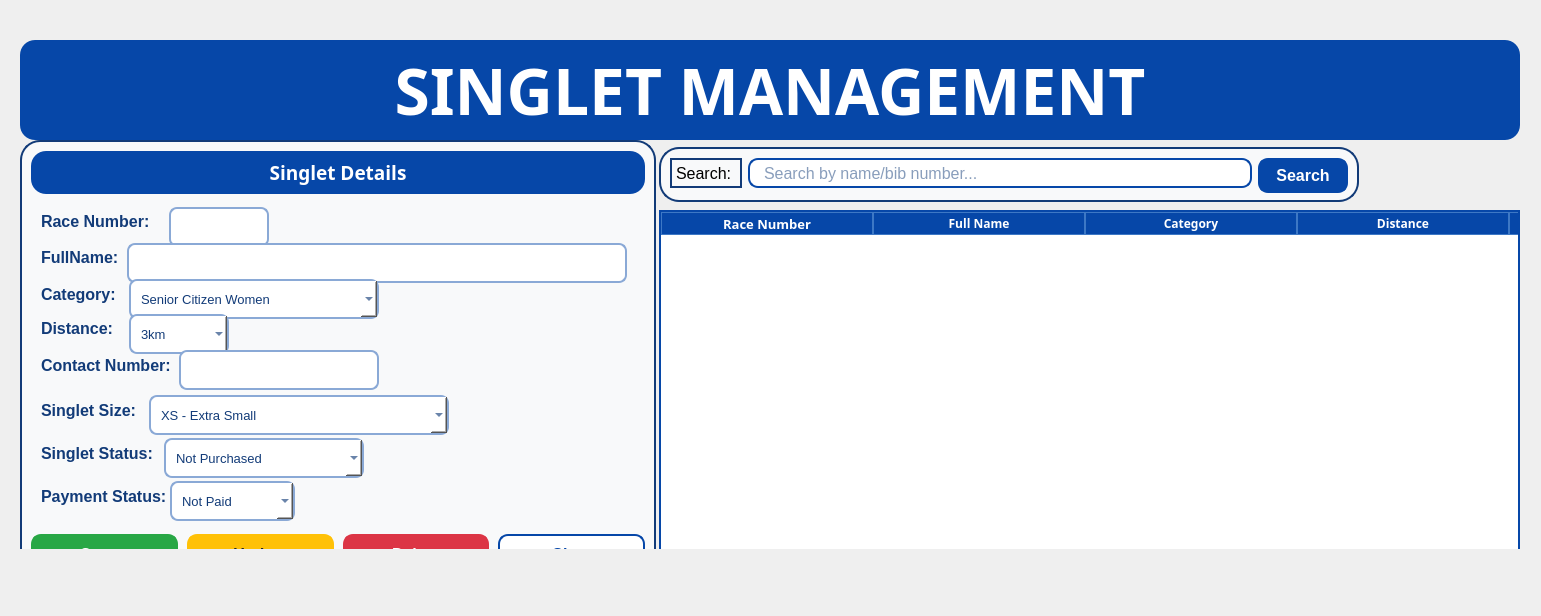
<?xml version="1.0" encoding="UTF-8"?>
<ui version="4.0">
 <class>singletManagementbg</class>
 <widget class="QWidget" name="singletManagementbg">
  <property name="geometry">
   <rect>
    <x>0</x>
    <y>0</y>
    <width>1541</width>
    <height>616</height>
   </rect>
  </property>
  <property name="windowTitle">
   <string>Form</string>
  </property>
  <widget class="QWidget" name="layoutWidget">
   <property name="geometry">
    <rect>
     <x>799</x>
     <y>669</y>
     <width>245</width>
     <height>32</height>
    </rect>
   </property>
   <layout class="QFormLayout" name="formLayout_6">
    <item row="0" column="0">
     <widget class="QLabel" name="label_9">
      <property name="font">
       <font>
        <family>Arial</family>
        <pointsize>14</pointsize>
        <weight>75</weight>
        <bold>true</bold>
       </font>
      </property>
      <property name="styleSheet">
       <string notr="true">QLabel {
    background-color: transparent;
    color: #123B78;
    border: none;
    font-family: Arial;
    font-weight: bold;
}</string>
      </property>
      <property name="text">
       <string>Singlet Size</string>
      </property>
     </widget>
    </item>
    <item row="0" column="1">
     <widget class="QLineEdit" name="raceTimeLineEdit_2">
      <property name="minimumSize">
       <size>
        <width>130</width>
        <height>30</height>
       </size>
      </property>
      <property name="maximumSize">
       <size>
        <width>120</width>
        <height>16777215</height>
       </size>
      </property>
      <property name="styleSheet">
       <string notr="true">QLineEdit {
    background-color: #FFFFFF;
    color: #123B78;
    border: 2px solid #8AA9D6;
    border-radius: 8px;
    padding-left: 10px;
    padding-right: 10px;
}

QLineEdit:hover {
    border: 2px solid #0647A8;
}

QLineEdit:focus {
    border: 2px solid #0647A8;
}</string>
      </property>
     </widget>
    </item>
   </layout>
  </widget>
  <widget class="QWidget" name="layoutWidget">
   <property name="geometry">
    <rect>
     <x>0</x>
     <y>0</y>
     <width>2</width>
     <height>2</height>
    </rect>
   </property>
   <layout class="QVBoxLayout" name="verticalLayout"/>
  </widget>
  <widget class="QWidget" name="layoutWidget">
   <property name="geometry">
    <rect>
     <x>10</x>
     <y>40</y>
     <width>1520</width>
     <height>509</height>
    </rect>
   </property>
   <layout class="QGridLayout" name="gridLayout">
    <property name="leftMargin">
     <number>10</number>
    </property>
    <property name="rightMargin">
     <number>10</number>
    </property>
    <property name="bottomMargin">
     <number>15</number>
    </property>
    <property name="horizontalSpacing">
     <number>3</number>
    </property>
    <property name="verticalSpacing">
     <number>0</number>
    </property>
    <item row="0" column="0" colspan="2">
     <widget class="QLabel" name="label_14">
      <property name="minimumSize">
       <size>
        <width>1500</width>
        <height>40</height>
       </size>
      </property>
      <property name="maximumSize">
       <size>
        <width>16777215</width>
        <height>100</height>
       </size>
      </property>
      <property name="font">
       <font>
        <family>Arial Black</family>
        <pointsize>48</pointsize>
        <weight>75</weight>
        <bold>true</bold>
       </font>
      </property>
      <property name="styleSheet">
       <string notr="true"> background-color: #0647A8;
    color: #FFFFFF;
    border: none;
    border-radius: 15px;
    padding: 8px;</string>
      </property>
      <property name="text">
       <string>SINGLET MANAGEMENT</string>
      </property>
      <property name="alignment">
       <set>Qt::AlignCenter</set>
      </property>
      <property name="wordWrap">
       <bool>true</bool>
      </property>
     </widget>
    </item>
    <item row="1" column="0">
     <widget class="QFrame" name="registrationFrame">
      <property name="sizePolicy">
       <sizepolicy hsizetype="Preferred" vsizetype="Preferred">
        <horstretch>0</horstretch>
        <verstretch>0</verstretch>
       </sizepolicy>
      </property>
      <property name="minimumSize">
       <size>
        <width>460</width>
        <height>445</height>
       </size>
      </property>
      <property name="maximumSize">
       <size>
        <width>700</width>
        <height>800</height>
       </size>
      </property>
      <property name="styleSheet">
       <string notr="true"> background-color: #F8F9FA;
    border: 2px solid #123B78;
    border-radius: 20px;</string>
      </property>
      <property name="frameShape">
       <enum>QFrame::StyledPanel</enum>
      </property>
      <property name="frameShadow">
       <enum>QFrame::Raised</enum>
      </property>
      <layout class="QGridLayout" name="gridLayout_2">
       <property name="verticalSpacing">
        <number>3</number>
       </property>
       <item row="0" column="0">
        <widget class="QLabel" name="label_12">
         <property name="minimumSize">
          <size>
           <width>445</width>
           <height>40</height>
          </size>
         </property>
         <property name="maximumSize">
          <size>
           <width>16777215</width>
           <height>60</height>
          </size>
         </property>
         <property name="font">
          <font>
           <family>Arial Black</family>
           <pointsize>14</pointsize>
           <weight>75</weight>
           <bold>true</bold>
          </font>
         </property>
         <property name="styleSheet">
          <string notr="true"> background-color: #0647A8;
    color: #FFFFFF;
    border: none;
    border-radius: 15px;
    padding: 8px;</string>
         </property>
         <property name="text">
          <string>Singlet Details</string>
         </property>
         <property name="alignment">
          <set>Qt::AlignCenter</set>
         </property>
         <property name="wordWrap">
          <bool>true</bool>
         </property>
        </widget>
       </item>
       <item row="1" column="0">
        <layout class="QVBoxLayout" name="verticalLayout_2">
         <property name="spacing">
          <number>8</number>
         </property>
         <property name="leftMargin">
          <number>10</number>
         </property>
         <property name="topMargin">
          <number>10</number>
         </property>
         <property name="rightMargin">
          <number>10</number>
         </property>
         <property name="bottomMargin">
          <number>5</number>
         </property>
         <item>
          <layout class="QFormLayout" name="formLayout">
           <item row="0" column="0">
            <widget class="QLabel" name="label_19">
             <property name="minimumSize">
              <size>
               <width>120</width>
               <height>0</height>
              </size>
             </property>
             <property name="maximumSize">
              <size>
               <width>250</width>
               <height>30</height>
              </size>
             </property>
             <property name="font">
              <font>
               <family>Arial</family>
               <pointsize>12</pointsize>
               <weight>75</weight>
               <bold>true</bold>
              </font>
             </property>
             <property name="styleSheet">
              <string notr="true">QLabel {
    background-color: transparent;
    color: #123B78;
    border: none;
    font-family: Arial;
    font-weight: bold;
}</string>
             </property>
             <property name="text">
              <string>Race Number:</string>
             </property>
            </widget>
           </item>
           <item row="0" column="1">
            <widget class="QLineEdit" name="raceNumberLineEdit">
             <property name="minimumSize">
              <size>
               <width>70</width>
               <height>40</height>
              </size>
             </property>
             <property name="maximumSize">
              <size>
               <width>100</width>
               <height>60</height>
              </size>
             </property>
             <property name="font">
              <font>
               <family>Arial</family>
               <pointsize>10</pointsize>
               <weight>50</weight>
               <bold>false</bold>
              </font>
             </property>
             <property name="styleSheet">
              <string notr="true">QLineEdit {
    background-color: #FFFFFF;
    color: #123B78;
    border: 2px solid #8AA9D6;
    border-radius: 8px;
    padding-left: 10px;
    padding-right: 10px;
}

QLineEdit:hover {
    border: 2px solid #0647A8;
}

QLineEdit:focus {
    border: 2px solid #0647A8;
}</string>
             </property>
             <property name="readOnly">
              <bool>true</bool>
             </property>
            </widget>
           </item>
          </layout>
         </item>
         <item>
          <layout class="QFormLayout" name="formLayout_2">
           <item row="0" column="0">
            <widget class="QLabel" name="label_5">
             <property name="minimumSize">
              <size>
               <width>50</width>
               <height>20</height>
              </size>
             </property>
             <property name="maximumSize">
              <size>
               <width>150</width>
               <height>30</height>
              </size>
             </property>
             <property name="font">
              <font>
               <family>Arial</family>
               <pointsize>12</pointsize>
               <weight>75</weight>
               <bold>true</bold>
              </font>
             </property>
             <property name="styleSheet">
              <string notr="true">QLabel {
    background-color: transparent;
    color: #123B78;
    border: none;
    font-family: Arial;
    font-weight: bold;
}</string>
             </property>
             <property name="text">
              <string>FullName:</string>
             </property>
            </widget>
           </item>
           <item row="0" column="1">
            <widget class="QLineEdit" name="fullNameLineEdit">
             <property name="minimumSize">
              <size>
               <width>200</width>
               <height>40</height>
              </size>
             </property>
             <property name="maximumSize">
              <size>
               <width>500</width>
               <height>50</height>
              </size>
             </property>
             <property name="font">
              <font>
               <family>Arial</family>
               <pointsize>10</pointsize>
               <weight>50</weight>
               <bold>false</bold>
              </font>
             </property>
             <property name="styleSheet">
              <string notr="true">QLineEdit {
    background-color: #FFFFFF;
    color: #123B78;
    border: 2px solid #8AA9D6;
    border-radius: 8px;
    padding-left: 10px;
    padding-right: 10px;
}

QLineEdit:hover {
    border: 2px solid #0647A8;
}

QLineEdit:focus {
    border: 2px solid #0647A8;
}</string>
             </property>
            </widget>
           </item>
          </layout>
         </item>
         <item>
          <layout class="QFormLayout" name="formLayout_3">
           <item row="0" column="0">
            <widget class="QLabel" name="label_16">
             <property name="minimumSize">
              <size>
               <width>80</width>
               <height>30</height>
              </size>
             </property>
             <property name="maximumSize">
              <size>
               <width>150</width>
               <height>30</height>
              </size>
             </property>
             <property name="font">
              <font>
               <family>Arial</family>
               <pointsize>12</pointsize>
               <weight>75</weight>
               <bold>true</bold>
              </font>
             </property>
             <property name="styleSheet">
              <string notr="true">QLabel {
    background-color: transparent;
    color: #123B78;
    border: none;
    font-family: Arial;
    font-weight: bold;
}</string>
             </property>
             <property name="text">
              <string>Category:</string>
             </property>
            </widget>
           </item>
           <item row="0" column="1">
            <widget class="QComboBox" name="categoryComboBox">
             <property name="minimumSize">
              <size>
               <width>100</width>
               <height>40</height>
              </size>
             </property>
             <property name="maximumSize">
              <size>
               <width>250</width>
               <height>50</height>
              </size>
             </property>
             <property name="font">
              <font>
               <family>Arial</family>
               <pointsize>10</pointsize>
               <weight>50</weight>
               <bold>false</bold>
              </font>
             </property>
             <property name="styleSheet">
              <string notr="true">QComboBox {
    background-color: #FFFFFF;
    color: #123B78;
    border: 2px solid #8AA9D6;
    border-radius: 8px;
    padding-left: 10px;
    padding-right: 10px;
}

QComboBox:hover {
    border: 2px solid #0647A8;
}

QComboBox:focus {
    border: 2px solid #0647A8;
}

QComboBox QAbstractItemView {
    background-color: #FFFFFF;
    color: #123B78;
    selection-background-color: #0647A8;
    selection-color: #FFFFFF;
}</string>
             </property>
             <item>
              <property name="text">
               <string>Senior Citizen Women</string>
              </property>
             </item>
             <item>
              <property name="text">
               <string>Senior Citizen Men</string>
              </property>
             </item>
             <item>
              <property name="text">
               <string>Open Women</string>
              </property>
             </item>
             <item>
              <property name="text">
               <string>Open Men</string>
              </property>
             </item>
            </widget>
           </item>
          </layout>
         </item>
         <item>
          <layout class="QFormLayout" name="formLayout_4">
           <item row="0" column="0">
            <widget class="QLabel" name="label_18">
             <property name="minimumSize">
              <size>
               <width>80</width>
               <height>0</height>
              </size>
             </property>
             <property name="maximumSize">
              <size>
               <width>150</width>
               <height>30</height>
              </size>
             </property>
             <property name="font">
              <font>
               <family>Arial</family>
               <pointsize>12</pointsize>
               <weight>75</weight>
               <bold>true</bold>
              </font>
             </property>
             <property name="styleSheet">
              <string notr="true">QLabel {
    background-color: transparent;
    color: #123B78;
    border: none;
    font-family: Arial;
    font-weight: bold;
}</string>
             </property>
             <property name="text">
              <string>Distance:</string>
             </property>
            </widget>
           </item>
           <item row="0" column="1">
            <widget class="QComboBox" name="distanceComboBox">
             <property name="minimumSize">
              <size>
               <width>40</width>
               <height>40</height>
              </size>
             </property>
             <property name="maximumSize">
              <size>
               <width>100</width>
               <height>50</height>
              </size>
             </property>
             <property name="font">
              <font>
               <family>Arial</family>
               <pointsize>10</pointsize>
              </font>
             </property>
             <property name="styleSheet">
              <string notr="true">QComboBox {
    background-color: #FFFFFF;
    color: #123B78;
    border: 2px solid #8AA9D6;
    border-radius: 8px;
    padding-left: 10px;
    padding-right: 10px;
}

QComboBox:hover {
    border: 2px solid #0647A8;
}

QComboBox:focus {
    border: 2px solid #0647A8;
}

QComboBox QAbstractItemView {
    background-color: #FFFFFF;
    color: #123B78;
    selection-background-color: #0647A8;
    selection-color: #FFFFFF;
}</string>
             </property>
             <item>
              <property name="text">
               <string>3km</string>
              </property>
             </item>
             <item>
              <property name="text">
               <string>5km</string>
              </property>
             </item>
             <item>
              <property name="text">
               <string>10km</string>
              </property>
             </item>
             <item>
              <property name="text">
               <string>21km</string>
              </property>
             </item>
             <item>
              <property name="text">
               <string>42km</string>
              </property>
             </item>
            </widget>
           </item>
          </layout>
         </item>
         <item>
          <layout class="QFormLayout" name="formLayout_9">
           <item row="0" column="0">
            <widget class="QLabel" name="cplabel">
             <property name="minimumSize">
              <size>
               <width>120</width>
               <height>30</height>
              </size>
             </property>
             <property name="maximumSize">
              <size>
               <width>200</width>
               <height>40</height>
              </size>
             </property>
             <property name="font">
              <font>
               <family>Arial</family>
               <pointsize>12</pointsize>
               <weight>75</weight>
               <bold>true</bold>
              </font>
             </property>
             <property name="styleSheet">
              <string notr="true">QLabel {
    background-color: transparent;
    color: #123B78;
    border: none;
    font-family: Arial;
    font-weight: bold;
}</string>
             </property>
             <property name="text">
              <string>Contact Number:</string>
             </property>
            </widget>
           </item>
           <item row="0" column="1">
            <widget class="QLineEdit" name="contactNumberLineEdit">
             <property name="minimumSize">
              <size>
               <width>150</width>
               <height>40</height>
              </size>
             </property>
             <property name="maximumSize">
              <size>
               <width>200</width>
               <height>50</height>
              </size>
             </property>
             <property name="font">
              <font>
               <family>Arial</family>
               <pointsize>10</pointsize>
              </font>
             </property>
             <property name="styleSheet">
              <string notr="true">QLineEdit {
    background-color: #FFFFFF;
    color: #123B78;
    border: 2px solid #8AA9D6;
    border-radius: 8px;
    padding-left: 10px;
    padding-right: 10px;
}

QLineEdit:hover {
    border: 2px solid #0647A8;
}

QLineEdit:focus {
    border: 2px solid #0647A8;
}</string>
             </property>
            </widget>
           </item>
          </layout>
         </item>
        </layout>
       </item>
       <item row="2" column="0">
        <layout class="QVBoxLayout" name="verticalLayout_3">
         <property name="spacing">
          <number>3</number>
         </property>
         <property name="leftMargin">
          <number>10</number>
         </property>
         <property name="topMargin">
          <number>10</number>
         </property>
         <property name="rightMargin">
          <number>10</number>
         </property>
         <property name="bottomMargin">
          <number>10</number>
         </property>
         <item>
          <layout class="QFormLayout" name="formLayout_5">
           <item row="0" column="0">
            <widget class="QLabel" name="label_17">
             <property name="minimumSize">
              <size>
               <width>105</width>
               <height>30</height>
              </size>
             </property>
             <property name="maximumSize">
              <size>
               <width>150</width>
               <height>30</height>
              </size>
             </property>
             <property name="font">
              <font>
               <family>Arial</family>
               <pointsize>12</pointsize>
               <weight>75</weight>
               <bold>true</bold>
              </font>
             </property>
             <property name="styleSheet">
              <string notr="true">QLabel {
    background-color: transparent;
    color: #123B78;
    border: none;
    font-family: Arial;
    font-weight: bold;
}</string>
             </property>
             <property name="text">
              <string>Singlet Size:</string>
             </property>
            </widget>
           </item>
           <item row="0" column="1">
            <widget class="QComboBox" name="singletSizeComboBox">
             <property name="minimumSize">
              <size>
               <width>150</width>
               <height>40</height>
              </size>
             </property>
             <property name="maximumSize">
              <size>
               <width>300</width>
               <height>50</height>
              </size>
             </property>
             <property name="font">
              <font>
               <family>Arial</family>
               <pointsize>10</pointsize>
              </font>
             </property>
             <property name="styleSheet">
              <string notr="true">QComboBox {
    background-color: #FFFFFF;
    color: #123B78;
    border: 2px solid #8AA9D6;
    border-radius: 8px;
    padding-left: 10px;
    padding-right: 10px;
}

QComboBox:hover {
    border: 2px solid #0647A8;
}

QComboBox:focus {
    border: 2px solid #0647A8;
}

QComboBox QAbstractItemView {
    background-color: #FFFFFF;
    color: #123B78;
    selection-background-color: #0647A8;
    selection-color: #FFFFFF;
}</string>
             </property>
             <item>
              <property name="text">
               <string>XS - Extra Small</string>
              </property>
             </item>
             <item>
              <property name="text">
               <string>S - Small</string>
              </property>
             </item>
             <item>
              <property name="text">
               <string>M - Medium</string>
              </property>
             </item>
             <item>
              <property name="text">
               <string>L - Large</string>
              </property>
             </item>
             <item>
              <property name="text">
               <string>XL - Extra Large</string>
              </property>
             </item>
             <item>
              <property name="text">
               <string>XXL / 2XL - Double Extra Large</string>
              </property>
             </item>
             <item>
              <property name="text">
               <string>XXXL / 3XL - Triple Extra Large</string>
              </property>
             </item>
            </widget>
           </item>
          </layout>
         </item>
         <item>
          <layout class="QFormLayout" name="formLayout_7">
           <item row="0" column="0">
            <widget class="QLabel" name="label_20">
             <property name="minimumSize">
              <size>
               <width>120</width>
               <height>30</height>
              </size>
             </property>
             <property name="maximumSize">
              <size>
               <width>170</width>
               <height>30</height>
              </size>
             </property>
             <property name="font">
              <font>
               <family>Arial</family>
               <pointsize>12</pointsize>
               <weight>75</weight>
               <bold>true</bold>
              </font>
             </property>
             <property name="styleSheet">
              <string notr="true">QLabel {
    background-color: transparent;
    color: #123B78;
    border: none;
    font-family: Arial;
    font-weight: bold;
}</string>
             </property>
             <property name="text">
              <string>Singlet Status:</string>
             </property>
            </widget>
           </item>
           <item row="0" column="1">
            <widget class="QComboBox" name="singletStatusComboBox">
             <property name="minimumSize">
              <size>
               <width>100</width>
               <height>40</height>
              </size>
             </property>
             <property name="maximumSize">
              <size>
               <width>200</width>
               <height>50</height>
              </size>
             </property>
             <property name="font">
              <font>
               <family>Arial</family>
               <pointsize>10</pointsize>
              </font>
             </property>
             <property name="styleSheet">
              <string notr="true">QComboBox {
    background-color: #FFFFFF;
    color: #123B78;
    border: 2px solid #8AA9D6;
    border-radius: 8px;
    padding-left: 10px;
    padding-right: 10px;
}

QComboBox:hover {
    border: 2px solid #0647A8;
}

QComboBox:focus {
    border: 2px solid #0647A8;
}

QComboBox QAbstractItemView {
    background-color: #FFFFFF;
    color: #123B78;
    selection-background-color: #0647A8;
    selection-color: #FFFFFF;
}</string>
             </property>
             <item>
              <property name="text">
               <string>Not Purchased</string>
              </property>
             </item>
             <item>
              <property name="text">
               <string>Purchased</string>
              </property>
             </item>
            </widget>
           </item>
          </layout>
         </item>
         <item>
          <layout class="QFormLayout" name="formLayout_8">
           <item row="0" column="0">
            <widget class="QLabel" name="label_21">
             <property name="minimumSize">
              <size>
               <width>125</width>
               <height>30</height>
              </size>
             </property>
             <property name="maximumSize">
              <size>
               <width>200</width>
               <height>30</height>
              </size>
             </property>
             <property name="font">
              <font>
               <family>Arial</family>
               <pointsize>12</pointsize>
               <weight>75</weight>
               <bold>true</bold>
              </font>
             </property>
             <property name="styleSheet">
              <string notr="true">QLabel {
    background-color: transparent;
    color: #123B78;
    border: none;
    font-family: Arial;
    font-weight: bold;
}</string>
             </property>
             <property name="text">
              <string>Payment Status:</string>
             </property>
            </widget>
           </item>
           <item row="0" column="1">
            <widget class="QComboBox" name="paymentStatusComboBox">
             <property name="minimumSize">
              <size>
               <width>80</width>
               <height>40</height>
              </size>
             </property>
             <property name="maximumSize">
              <size>
               <width>125</width>
               <height>30</height>
              </size>
             </property>
             <property name="font">
              <font>
               <family>Arial</family>
               <pointsize>10</pointsize>
              </font>
             </property>
             <property name="styleSheet">
              <string notr="true">QComboBox {
    background-color: #FFFFFF;
    color: #123B78;
    border: 2px solid #8AA9D6;
    border-radius: 8px;
    padding-left: 10px;
    padding-right: 10px;
}

QComboBox:hover {
    border: 2px solid #0647A8;
}

QComboBox:focus {
    border: 2px solid #0647A8;
}

QComboBox QAbstractItemView {
    background-color: #FFFFFF;
    color: #123B78;
    selection-background-color: #0647A8;
    selection-color: #FFFFFF;
}</string>
             </property>
             <item>
              <property name="text">
               <string>Not Paid</string>
              </property>
             </item>
             <item>
              <property name="text">
               <string>Paid</string>
              </property>
             </item>
            </widget>
           </item>
          </layout>
         </item>
        </layout>
       </item>
       <item row="3" column="0">
        <layout class="QHBoxLayout" name="horizontalLayout_5">
         <property name="spacing">
          <number>9</number>
         </property>
         <item>
          <widget class="QPushButton" name="createButton">
           <property name="minimumSize">
            <size>
             <width>80</width>
             <height>40</height>
            </size>
           </property>
           <property name="font">
            <font>
             <family>Arial</family>
             <pointsize>12</pointsize>
             <weight>75</weight>
             <bold>true</bold>
            </font>
           </property>
           <property name="styleSheet">
            <string notr="true">QPushButton {
    background-color: #28A745;
    color: #FFFFFF;
    border: 2px solid #28A745;
    border-radius: 10px;
    padding: 6px 15px;
    font-family: Arial;
    font-weight: bold;
}

QPushButton:hover {
    background-color: #218838;
    border: 2px solid #218838;
}

QPushButton:pressed {
    background-color: #1E7E34;
}</string>
           </property>
           <property name="text">
            <string>Create</string>
           </property>
          </widget>
         </item>
         <item>
          <widget class="QPushButton" name="updateButton">
           <property name="minimumSize">
            <size>
             <width>80</width>
             <height>40</height>
            </size>
           </property>
           <property name="font">
            <font>
             <family>Arial</family>
             <pointsize>12</pointsize>
             <weight>75</weight>
             <bold>true</bold>
            </font>
           </property>
           <property name="styleSheet">
            <string notr="true">QPushButton {
    background-color: #FFC107;
    color: #212529;
    border: 2px solid #FFC107;
    border-radius: 10px;
    padding: 6px 15px;
    font-family: Arial;
    font-weight: bold;
}

QPushButton:hover {
    background-color: #E0A800;
    border: 2px solid #E0A800;
}

QPushButton:pressed {
    background-color: #C69500;
}</string>
           </property>
           <property name="text">
            <string>Update</string>
           </property>
          </widget>
         </item>
         <item>
          <widget class="QPushButton" name="deleteButton">
           <property name="minimumSize">
            <size>
             <width>80</width>
             <height>40</height>
            </size>
           </property>
           <property name="font">
            <font>
             <family>Arial</family>
             <pointsize>12</pointsize>
             <weight>75</weight>
             <bold>true</bold>
            </font>
           </property>
           <property name="styleSheet">
            <string notr="true">QPushButton {
    background-color: #DC3545;
    color: #FFFFFF;
    border: 2px solid #DC3545;
    border-radius: 10px;
    padding: 6px 15px;
    font-family: Arial;
    font-weight: bold;
}

QPushButton:hover {
    background-color: #C82333;
    border: 2px solid #C82333;
}

QPushButton:pressed {
    background-color: #A71D2A;
}</string>
           </property>
           <property name="text">
            <string>Delete</string>
           </property>
          </widget>
         </item>
         <item>
          <widget class="QPushButton" name="clearButton">
           <property name="minimumSize">
            <size>
             <width>80</width>
             <height>40</height>
            </size>
           </property>
           <property name="font">
            <font>
             <family>Arial</family>
             <pointsize>12</pointsize>
             <weight>75</weight>
             <bold>true</bold>
            </font>
           </property>
           <property name="styleSheet">
            <string notr="true">QPushButton {
    background-color: #FFFFFF;
    color: #0647A8;
    border: 2px solid #0647A8;
    border-radius: 10px;
    padding: 6px 15px;
    font-family: Arial;
    font-weight: bold;
}

QPushButton:hover {
    background-color: #EAF2FF;
    border: 2px solid #0B5CC7;
    color: #0B5CC7;
}

QPushButton:pressed {
    background-color: #D6E6FF;
}</string>
           </property>
           <property name="text">
            <string>Clear</string>
           </property>
          </widget>
         </item>
        </layout>
       </item>
      </layout>
     </widget>
    </item>
    <item row="1" column="1">
     <layout class="QVBoxLayout" name="verticalLayout_4">
      <property name="spacing">
       <number>15</number>
      </property>
      <item>
       <widget class="QFrame" name="frame_2">
        <property name="sizePolicy">
         <sizepolicy hsizetype="Preferred" vsizetype="Preferred">
          <horstretch>0</horstretch>
          <verstretch>0</verstretch>
         </sizepolicy>
        </property>
        <property name="minimumSize">
         <size>
          <width>483</width>
          <height>55</height>
         </size>
        </property>
        <property name="maximumSize">
         <size>
          <width>700</width>
          <height>40</height>
         </size>
        </property>
        <property name="styleSheet">
         <string notr="true"> background-color: #F8F9FA;
    border: 2px solid #123B78;
    border-radius: 20px;

</string>
        </property>
        <property name="frameShape">
         <enum>QFrame::StyledPanel</enum>
        </property>
        <property name="frameShadow">
         <enum>QFrame::Raised</enum>
        </property>
        <layout class="QHBoxLayout" name="horizontalLayout_4">
         <property name="bottomMargin">
          <number>5</number>
         </property>
         <item>
          <layout class="QHBoxLayout" name="horizontalLayout_3">
           <property name="bottomMargin">
            <number>30</number>
           </property>
           <item>
            <widget class="QLabel" name="label_11">
             <property name="minimumSize">
              <size>
               <width>50</width>
               <height>30</height>
              </size>
             </property>
             <property name="maximumSize">
              <size>
               <width>150</width>
               <height>16777215</height>
              </size>
             </property>
             <property name="font">
              <font>
               <pointsize>12</pointsize>
              </font>
             </property>
             <property name="text">
              <string>Search: </string>
             </property>
            </widget>
           </item>
           <item>
            <widget class="QLineEdit" name="searchLineEdit">
             <property name="minimumSize">
              <size>
               <width>300</width>
               <height>30</height>
              </size>
             </property>
             <property name="maximumSize">
              <size>
               <width>600</width>
               <height>16777215</height>
              </size>
             </property>
             <property name="font">
              <font>
               <family>Arial</family>
               <pointsize>12</pointsize>
              </font>
             </property>
             <property name="styleSheet">
              <string notr="true">QLineEdit {
    background-color: #FFFFFF;
    color: #123B78;
    border: 2px solid #0647A8;
    border-radius: 10px;
    padding-left: 12px;
    padding-right: 12px;
    font-family: Arial;
}

QLineEdit:hover {
    border: 2px solid #0B5CC7;
}

QLineEdit:focus {
    border: 2px solid #0647A8;
}</string>
             </property>
             <property name="placeholderText">
              <string>Search by name/bib number...</string>
             </property>
            </widget>
           </item>
           <item>
            <widget class="QPushButton" name="searchButton">
             <property name="minimumSize">
              <size>
               <width>90</width>
               <height>35</height>
              </size>
             </property>
             <property name="maximumSize">
              <size>
               <width>200</width>
               <height>16777215</height>
              </size>
             </property>
             <property name="font">
              <font>
               <family>Arial</family>
               <pointsize>12</pointsize>
               <weight>75</weight>
               <bold>true</bold>
              </font>
             </property>
             <property name="styleSheet">
              <string notr="true">QPushButton {
    background-color: #0647A8;
    color: #FFFFFF;
    border: 2px solid #0647A8;
    border-radius: 10px;
    padding: 6px 15px;
    font-family: Arial;
    font-weight: bold;
}

QPushButton:hover {
    background-color: #0B5CC7;
    border: 2px solid #0B5CC7;
}

QPushButton:pressed {
    background-color: #043777;
}</string>
             </property>
             <property name="text">
              <string>Search</string>
             </property>
            </widget>
           </item>
          </layout>
         </item>
        </layout>
       </widget>
      </item>
      <item>
       <widget class="QTableWidget" name="singletTable">
        <property name="minimumSize">
         <size>
          <width>861</width>
          <height>381</height>
         </size>
        </property>
        <property name="maximumSize">
         <size>
          <width>900</width>
          <height>700</height>
         </size>
        </property>
        <property name="font">
         <font>
          <family>Arial Black</family>
          <pointsize>10</pointsize>
          <weight>50</weight>
          <bold>false</bold>
         </font>
        </property>
        <property name="styleSheet">
         <string notr="true">QTableWidget {
    background-color: white;
    color: #123B78;
    border: 2px solid #0647A8;
    gridline-color: #D6E4F0;
    selection-background-color: #DCEBFA;
    selection-color: #123B78;
    font-family: &quot;Arial Black&quot;;
}

QTableWidget QHeaderView::section {
    background-color: #0647A8;
    color: white;
    border: 1px solid #3D78C5;
    font-family: &quot;Arial Black&quot;;
}


QTableWidget {
    background-color: white;
    color: #123B78;
    border: 2px solid #0647A8;
    gridline-color: #D6E4F0;
    selection-background-color: #DCEBFA;
    selection-color: #123B78;
    font-family: &quot;Arial Black&quot;;
}

QTableWidget::item:selected {
    background-color: #DCEBFA;
    color: #123B78;
    font-family: &quot;Arial Black&quot;;
}

QTableCornerButton::section {
    background-color: #0647A8;
}</string>
        </property>
        <property name="editTriggers">
         <set>QAbstractItemView::NoEditTriggers</set>
        </property>
        <attribute name="horizontalHeaderDefaultSectionSize">
         <number>212</number>
        </attribute>
        <column>
         <property name="text">
          <string>Race Number</string>
         </property>
         <property name="font">
          <font>
           <family>Arial Black</family>
           <weight>75</weight>
           <bold>true</bold>
          </font>
         </property>
        </column>
        <column>
         <property name="text">
          <string>Full Name</string>
         </property>
         <property name="font">
          <font>
           <family>Arial Black</family>
           <pointsize>9</pointsize>
           <weight>75</weight>
           <bold>true</bold>
          </font>
         </property>
        </column>
        <column>
         <property name="text">
          <string>Category</string>
         </property>
         <property name="font">
          <font>
           <family>Arial Black</family>
           <pointsize>9</pointsize>
           <weight>75</weight>
           <bold>true</bold>
          </font>
         </property>
        </column>
        <column>
         <property name="text">
          <string>Distance</string>
         </property>
         <property name="font">
          <font>
           <family>Arial Black</family>
           <pointsize>9</pointsize>
           <weight>75</weight>
           <bold>true</bold>
          </font>
         </property>
        </column>
        <column>
         <property name="text">
          <string>Contact Number</string>
         </property>
         <property name="font">
          <font>
           <family>Arial Black</family>
           <pointsize>9</pointsize>
           <weight>75</weight>
           <bold>true</bold>
          </font>
         </property>
        </column>
        <column>
         <property name="text">
          <string>Singlet Size</string>
         </property>
         <property name="font">
          <font>
           <family>Arial Black</family>
           <pointsize>9</pointsize>
           <weight>75</weight>
           <bold>true</bold>
          </font>
         </property>
        </column>
        <column>
         <property name="text">
          <string>Singlet Status</string>
         </property>
         <property name="font">
          <font>
           <family>Arial Black</family>
           <pointsize>9</pointsize>
           <weight>75</weight>
           <bold>true</bold>
          </font>
         </property>
        </column>
        <column>
         <property name="text">
          <string>Payment Status</string>
         </property>
         <property name="font">
          <font>
           <family>Arial Black</family>
           <pointsize>9</pointsize>
           <weight>75</weight>
           <bold>true</bold>
          </font>
         </property>
        </column>
       </widget>
      </item>
     </layout>
    </item>
   </layout>
  </widget>
 </widget>
 <resources/>
 <connections/>
</ui>
